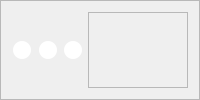
        <widget class="QFrame" name="Head">
         <property name="maximumSize">
          <size>
           <width>16777215</width>
           <height>16777215</height>
          </size>
         </property>
         <property name="styleSheet">
          <string notr="true">#cir, #cir_2, #cir_3{
border-radius: 9; /* Hace que el widget sea redondo */
	background-color: rgb(255, 255, 255);
}</string>
         </property>
         <property name="frameShape">
          <enum>QFrame::StyledPanel</enum>
         </property>
         <property name="frameShadow">
          <enum>QFrame::Raised</enum>
         </property>
         <property name="lineWidth">
          <number>0</number>
         </property>
         <layout class="QHBoxLayout" name="horizontalLayout_2" stretch="1,1,1,1,1,1,75">
          <property name="sizeConstraint">
           <enum>QLayout::SetMinimumSize</enum>
          </property>
          <item>
           <spacer name="horizontalSpacer_3">
            <property name="orientation">
             <enum>Qt::Horizontal</enum>
            </property>
            <property name="sizeHint" stdset="0">
             <size>
              <width>10</width>
              <height>20</height>
             </size>
            </property>
           </spacer>
          </item>
          <item>
           <widget class="QFrame" name="cir">
            <property name="minimumSize">
             <size>
              <width>18</width>
              <height>18</height>
             </size>
            </property>
            <property name="maximumSize">
             <size>
              <width>18</width>
              <height>18</height>
             </size>
            </property>
            <property name="frameShape">
             <enum>QFrame::StyledPanel</enum>
            </property>
            <property name="frameShadow">
             <enum>QFrame::Raised</enum>
            </property>
           </widget>
          </item>
          <item>
           <spacer name="horizontalSpacer">
            <property name="orientation">
             <enum>Qt::Horizontal</enum>
            </property>
            <property name="sizeHint" stdset="0">
             <size>
              <width>3</width>
              <height>20</height>
             </size>
            </property>
           </spacer>
          </item>
          <item>
           <widget class="QFrame" name="cir_2">
            <property name="minimumSize">
             <size>
              <width>18</width>
              <height>18</height>
             </size>
            </property>
            <property name="maximumSize">
             <size>
              <width>18</width>
              <height>18</height>
             </size>
            </property>
            <property name="frameShape">
             <enum>QFrame::StyledPanel</enum>
            </property>
            <property name="frameShadow">
             <enum>QFrame::Raised</enum>
            </property>
           </widget>
          </item>
          <item>
           <spacer name="horizontalSpacer_2">
            <property name="orientation">
             <enum>Qt::Horizontal</enum>
            </property>
            <property name="sizeHint" stdset="0">
             <size>
              <width>3</width>
              <height>20</height>
             </size>
            </property>
           </spacer>
          </item>
          <item>
           <widget class="QFrame" name="cir_3">
            <property name="minimumSize">
             <size>
              <width>18</width>
              <height>18</height>
             </size>
            </property>
            <property name="maximumSize">
             <size>
              <width>18</width>
              <height>18</height>
             </size>
            </property>
            <property name="frameShape">
             <enum>QFrame::StyledPanel</enum>
            </property>
            <property name="frameShadow">
             <enum>QFrame::Raised</enum>
            </property>
           </widget>
          </item>
          <item>
           <widget class="QFrame" name="frame">
            <property name="frameShape">
             <enum>QFrame::StyledPanel</enum>
            </property>
            <property name="frameShadow">
             <enum>QFrame::Raised</enum>
            </property>
           </widget>
          </item>
         </layout>
        </widget>
